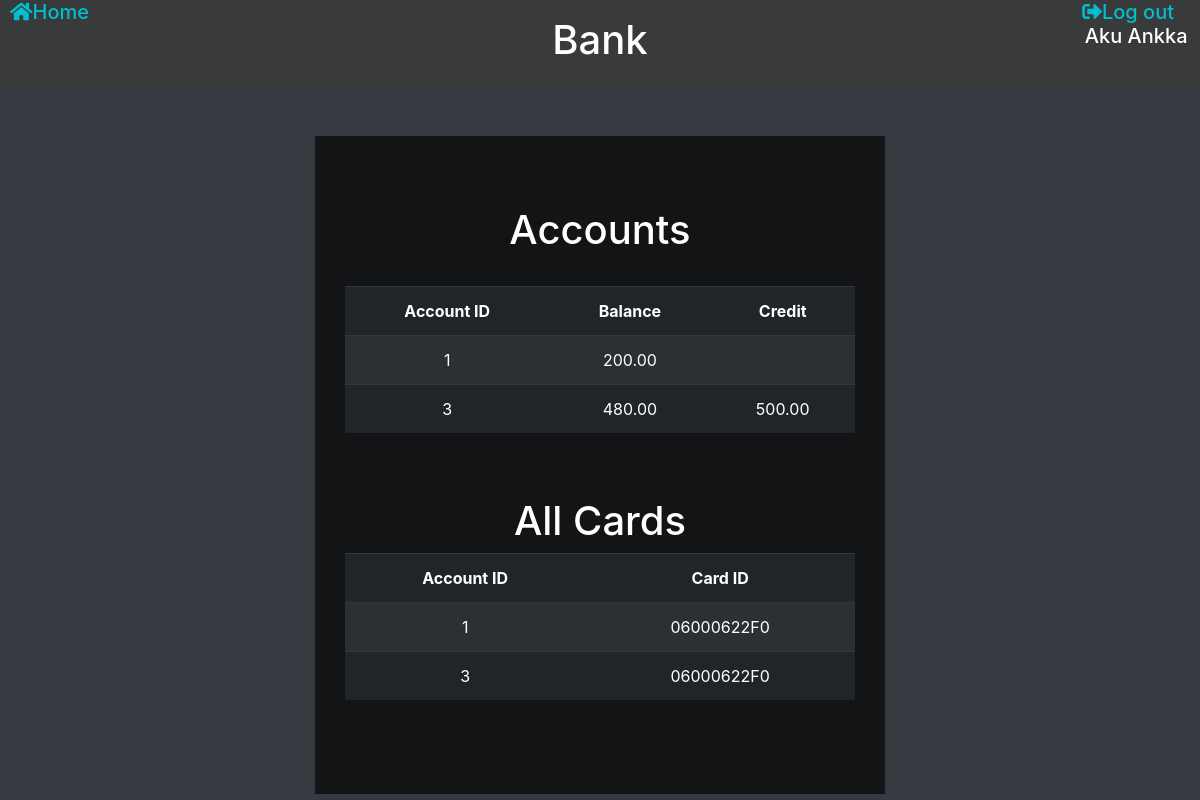
Page /index.php (signed in) on the committed database.
### tables this page shows
CREATE TABLE IF NOT EXISTS `account` (
  `idaccount` INT NOT NULL AUTO_INCREMENT,
  `balance` DECIMAL(10,2) NOT NULL,
  `credit` DECIMAL(10,2) NULL,
  PRIMARY KEY (`idaccount`));

CREATE TABLE IF NOT EXISTS `card` (
  `idcard` VARCHAR(16) NOT NULL,
  `pin` VARCHAR(255) NOT NULL,
  `idcustomer` INT NOT NULL,
  PRIMARY KEY (`idcard`),
  INDEX `fk_card_customer1_idx` (`idcustomer` ASC) VISIBLE,
  CONSTRAINT `fk_card_customer1`
    FOREIGN KEY (`idcustomer`)
    REFERENCES `customer` (`idcustomer`)
    ON DELETE NO ACTION
    ON UPDATE NO ACTION);

### www/index.php (the view, shortened to what this page needs)
<?php
require_once "connection.php";
try {
	$sql = 'SELECT account.idaccount, account.balance, account.credit FROM account
	JOIN customer_has_account ON account.idaccount = customer_has_account.idaccount
	JOIN customer ON customer_has_account.idcustomer = customer.idcustomer
	WHERE customer.idcustomer = :idCustomer
	ORDER BY idaccount ASC';
	$statement = $connect->prepare($sql);
	$paramCustomerId = $_SESSION["userID"];
	$statement->bindparam(":idCustomer", $paramCustomerId);
	$statement->execute();
	$result = $statement->fetchAll();
} catch (Exception $error) {
	echo "Error" . $error->getMessage();
}
try {
	$sql = 'SELECT card.idcard, account.idaccount FROM customer
	JOIN card ON customer.idcustomer = card.idcustomer
	JOIN card_has_account ON card.idcard = card_has_account.idcard
	JOIN account ON card_has_account.idaccount = account.idaccount
	WHERE customer.idcustomer = :idCustomer';
	$statement = $connect->prepare($sql);
	$paramCustomerId = $_SESSION["userID"];
	$statement->bindparam(":idCustomer", $paramCustomerId);
	$statement->execute();
	$result2 = $statement->fetchAll();
} catch (Exception $error) {
	echo "Error" . $error->getMessage();
}
?>
<!DOCTYPE html>
<html lang="fi">
<head>
	<link rel="stylesheet" href="https://maxcdn.bootstrapcdn.com/bootstrap/4.1.3/css/bootstrap.min.css">
	<link rel="stylesheet" href="https://use.fontawesome.com/releases/v5.3.1/css/all.css">
	<link rel="stylesheet" type="text/css" href="https://cdn.datatables.net/v/bs4/dt-1.12.1/r-2.3.0/datatables.min.css"/>
	<link rel="stylesheet" href="stylesheet.css">
</head>
<body class="bg-dark text-white ">
	<?php include 'header.php';?>
	<main class="container text-center">
	<div class="row">
		<div class="col-md-3 mx-auto"></div>
		<div style="background-color:rgba(0, 0, 0, 0.65); padding: 30px;" class="col-md-6 mx-auto">
			<br>
			<h1>Accounts</h1>
			<br>
			<table id="table" class="table table-dark table-striped">
				<thead>
					<tr class="font-weight-bold">
						<td>Account ID</td>
						<td>Balance</td>
						<td>Credit</td>
					</tr>
				</thead>
				<tbody>
				<?php
					if ($result === null) {
						echo "You have no accounts.";
					} else {
						foreach ($result as $value) {
							echo '<tr onclick="window.location=\'accountDetails.php?id=' . htmlspecialchars($value['idaccount']) . '\'"><td>' . htmlspecialchars($value['idaccount']) . '</td>
							<td>' . htmlspecialchars($value['balance']) . "</td>
							<td>" . htmlspecialchars($value['credit']) . "</td>
							</tr>";
						}
					}
				?>
				</tbody>
			</table><br><br>
			<h1>All Cards</h1>
			<table id="cardTable" class="table table-dark table-striped">
				<thead>
					<tr class="font-weight-bold">
						<td>Account ID</td>
						<td>Card ID</td>
					</tr>
				</thead>
				<tbody>
				<?php
					if ($result === null) {
						echo "You have no cards.";
					} else {
						foreach ($result2 as $value) {
							echo '<tr><td>' . htmlspecialchars($value['idaccount']) . '</td>
							<td>' . htmlspecialchars($value['idcard']) . "</td>
							</tr>";
						}
					}
				?>
				</tbody>
			</table><br><br>
		</div>
		<div class="col-md-3 mx-auto"></div>
	</div>
	</main>
</body>
</html>

### www/stylesheet.css (style rules this page uses)
body { background-image: url("https://images.nationalgeographic.org/image/upload/v1638892272/EducationHub/photos/hoh-river-valley.jpg"); }

### rows in the picture
account: idaccount "1", balance "200.00"
account: idaccount "3", balance "480.00", credit "500.00"
card: account.idaccount "1", idcard "06000622F0", account.idaccount "3"

### other values in the picture
$_SESSION["name"] "Aku Ankka"
